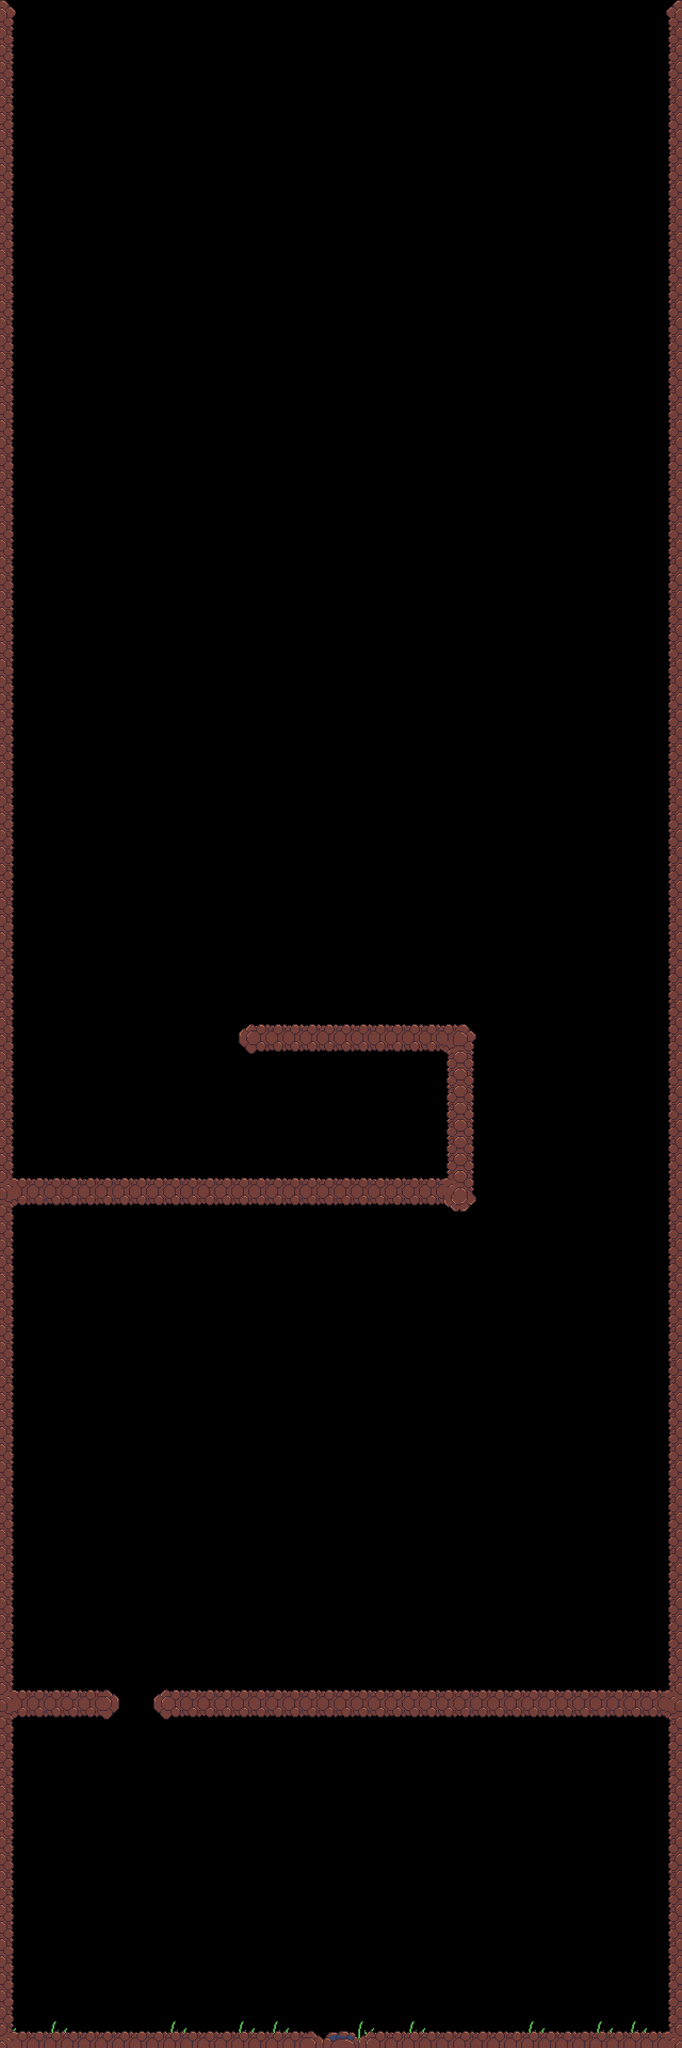

Tiled map render using the project's own tile images. Description and the map definition, with tile-layer contents summarised, below:
An orthogonal 40x120 tile map with 32x32 px tiles, 2 tile layers (background, obstacles) and 6 objects (4x obstacle, trigger, spawn).

<map version="1.10" tiledversion="1.11.0" orientation="orthogonal" renderorder="right-down" width="40" height="120" tilewidth="32" tileheight="32" infinite="0" nextlayerid="5" nextobjectid="7">
 <editorsettings>
  <export target="../../src/maps/map_1_tmp.lua" format="lua" />
 </editorsettings>
 <tileset firstgid="1" source="map_tileset.tsx" />
 <layer id="4" name="background" width="40" height="120" locked="1">
  <data>[4800 cells, 59 non-empty, 3 distinct tile ids]</data>
 </layer>
 <layer id="1" name="obstacles" width="40" height="120">
  <data>[4800 cells, 549 non-empty, 17 distinct tile ids]</data>
 </layer>
 <objectgroup id="2" name="walls" locked="1">
  <object id="1" type="obstacle" x="0" y="0" width="20" height="3810" />
  <object id="2" type="obstacle" x="1260" y="0" width="20" height="3810" />
  <object id="3" type="obstacle" x="20" y="0" width="1240" height="8" />
  <object id="4" type="obstacle" x="0" y="3810" width="1280" height="9.8125" />
 </objectgroup>
 <objectgroup id="3" name="triggers" locked="1">
  <object id="5" name="level_exit" type="trigger" x="608" y="3797.43" width="64" height="12" />
  <object id="6" name="player_spawn" type="spawn" x="640" y="64" width="10" height="10" />
 </objectgroup>
</map>
